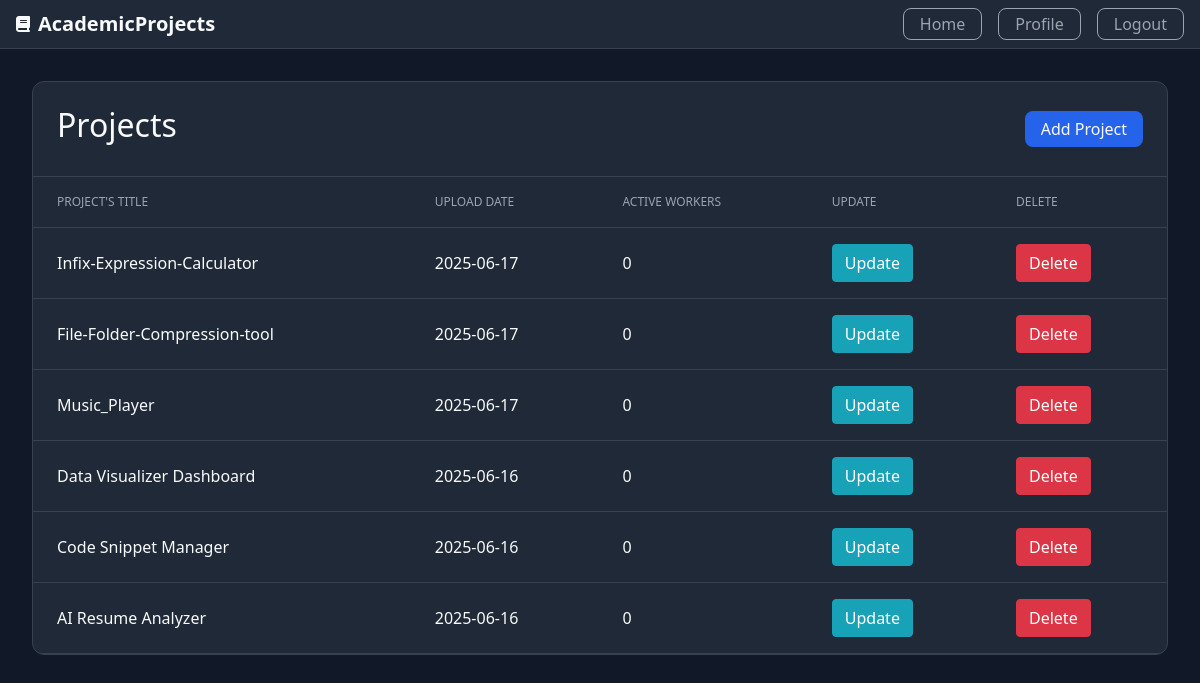
Page /profile/moreinfo/projects (signed in) on the committed database.
### Project/models.py (models this page shows, shortened)
class Project(db.Model):
    id=db.Column(db.Integer,primary_key=True)
    title=db.Column(db.String(100),nullable=False)
    description=db.Column(db.Text,nullable=False)
    skills=db.Column(db.Text,nullable=False)
    descriptive_pdf=db.Column(db.String(80),nullable=False,default='No pdf')
    user_count=db.Column(db.Integer,nullable=False,default=0)
    created_at=db.Column(db.DateTime,nullable=False,default=datetime.utcnow)
    created_by=db.Column(db.Integer,db.ForeignKey('user.id'))
    submission=db.relationship('Submission',backref='project',lazy=True,cascade="all,delete")
    evaluation=db.relationship('Evaluation',backref='project',lazy=True,cascade="all,delete")
    project_taken_by=db.relationship('Project_Taken',backref='project',lazy=True,cascade="all,delete")

### Project/projects/routes.py (the view)
@projects.route("/profile/moreinfo/projects")
@login_required
def more_info():
    projects=current_user.project
    projects.reverse()
    return render_template("more-info/more_projects.html",projects=projects,title="Projects")

### Project/models.py (called while the page is built)
@loginmanager.user_loader
def user_loader(user_id):
    user=User.query.get(user_id)
    return user

### Project/templates/more-info/more_projects.html (shortened to what this page needs)
{% extends "more-info/more-info-layout.html" %}
{% block label %}Projects{% endblock label %}
{% block headings %}
  <th>Project's Title</th>
  <th>Upload Date</th>
  <th>Active Workers</th>
  <th>Update</th>
  <th>Delete</th>
{% endblock headings %}
{% block data %}
{% for i in projects %}
  <tr>
    <td>{{i.title}}</td>
    <td>{{i.created_at.strftime("%Y-%m-%d")}}</td>
    <td>{{i.user_count}}</td>
    <td><a class="btn btn-info" href="{{url_for('projects.update_project',project_id=i.id,act='updating')}}">Update</a></td>
    <td><button type="button" class="btn btn-danger" data-toggle="modal" data-target="#deleteModal">Delete</button>
    </td>
  </tr>
  {% endfor %}
{% endblock data %}

### Project/static/styles.css (style rules this page uses)
:root { --color-bg: #111827; --color-bg-secondary: #1f2937; --color-text: #f9fafb; --color-text-secondary: #9ca3af; --color-border: #374151; --color-primary: #2563eb; --color-primary-hover: #1d4ed8; --color-success: #065f46; --color-success-text: #a7f3d0; }
* { margin: 0; padding: 0; box-sizing: border-box; }
body { font-family: system-ui, -apple-system, sans-serif; background-color: var(--color-bg); color: var(--color-text); line-height: 1.5; }
th, td { padding: 1rem 1.5rem; text-align: left; border-bottom: 1px solid var(--color-border); }
th { font-size: 0.75rem; text-transform: uppercase; color: var(--color-text-secondary); font-weight: 500; }
td { color: var(--color-text); }

### rows in the picture
Project: title "Infix-Expression-Calculator", created_at "2025-06-17", user_count "0"
Project: title "File-Folder-Compression-tool", created_at "2025-06-17", user_count "0"
Project: title "Music_Player", created_at "2025-06-17", user_count "0"
Project: title "Data Visualizer Dashboard", created_at "2025-06-16", user_count "0"
Project: title "Code Snippet Manager", created_at "2025-06-16", user_count "0"
Project: title "AI Resume Analyzer", created_at "2025-06-16", user_count "0"
